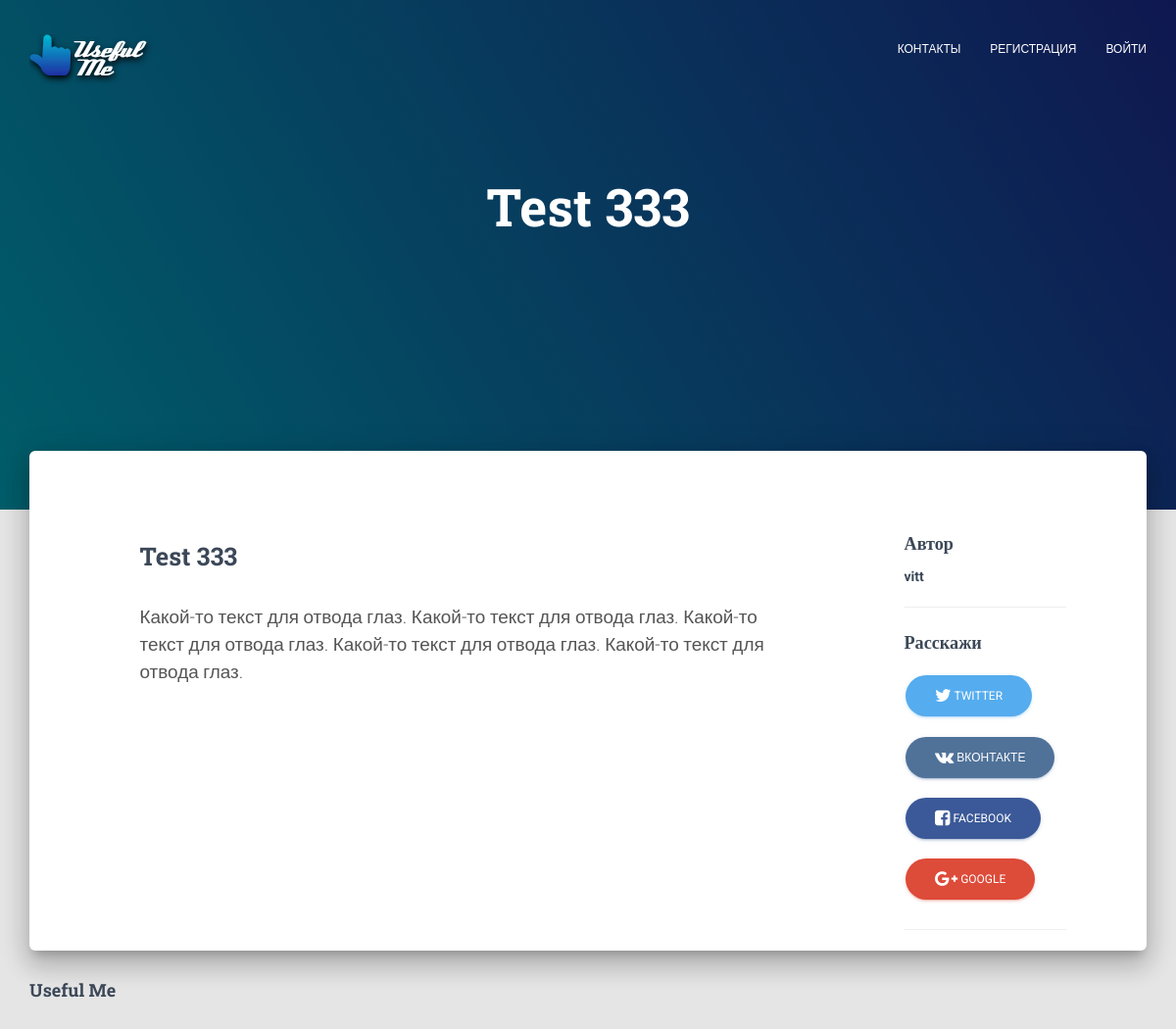
Before: /ruby/test-333/ with the older database file.
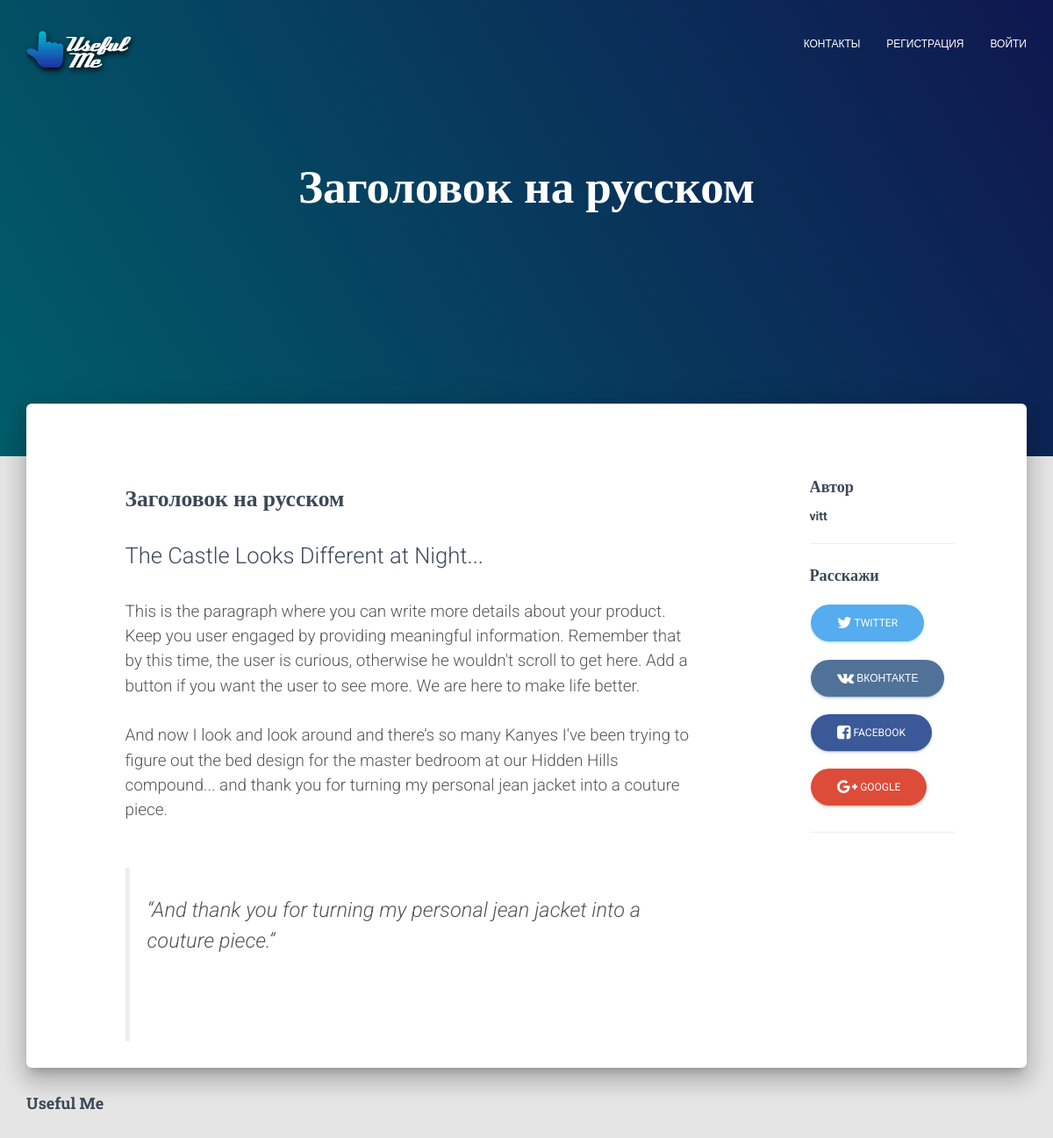
After: the same page with the newer database file.
### posts/models.py (models this page shows, shortened)
class Post(models.Model):
    category = models.ForeignKey(Category, default=1, verbose_name='Категория')
    user = models.ForeignKey(settings.AUTH_USER_MODEL, default=1, verbose_name='Пользователь')
    title = models.CharField(max_length=120, verbose_name='Заголовок')
    slug = models.SlugField(unique=True)
    image = models.ImageField(null=True, blank=True, verbose_name='Изображение')
    content = RedactorField(max_length=10000, verbose_name='Контент')
    updated = models.DateTimeField(auto_now=True, auto_now_add=False, verbose_name='Обновлено')
    timestamp = models.DateTimeField(auto_now=False, auto_now_add=True, verbose_name='Создано')
    keywords = models.CharField(max_length=1024, blank=True, null=True)
    description = models.CharField(max_length=1024, blank=True, null=True)
    class Meta:
        verbose_name = 'Статьи'
        verbose_name_plural = 'Статьи'
        ordering = ["-timestamp", "-updated"]

### posts/views.py (the view)
# urls.py: url(r'^(?P<category>[-\w]+)/(?P<slug>[-\w]+)/$', post_detail, name="detail"),
def post_detail(request, slug=None, category=None):
    instance = get_object_or_404(Post, slug=slug, category__slug=category)
    share_string = quote_plus(instance.title)
    context = {
        "instance": instance,
        "title": instance.title,
        "share_string": share_string,
    }
    return render(request, "post_detail.html", context)

### templates/post_detail.html (shortened to what this page needs)
{% extends "base.html" %}
{%block content%}
    <body class="blog-post">
    {% include "nav.html" %}
    <div class="page-header header-filter header-small" data-parallax="active"
            {% if instance.image %} style="background-image: url('{{ instance.image.url }}');"
         {% else %}style="background-image: linear-gradient(60deg, #00bcd4, #1f2fa2);"{% endif %}>
        <div class="container">
            <div class="row">
                <div class="col-md-8 col-md-offset-2 text-center">
                    <h1 class="title">{{ title }}</h1>
                </div>
            </div>
        </div>
    </div>
    <div class="main main-raised">
        <div class="container">
            <div class="section section-text">
                <div class="row">
                    <div class="col-md-7 col-md-offset-1">
                        <h3 class="title">{{ title }}</h3>
                        <p>{% autoescape off %}{{instance.content|linebreaks}}{% endautoescape %}</p>
                    </div>
                    <div class="col-md-2 col-md-offset-1 stats">
                        <h4 class="title">Автор</h4>
                        <ul class="list-unstyled">
                            <li><b>{{ instance.user }}</b></li>
                        </ul>
                        <hr />
                        <h4 class="title">Расскажи</h4>
                        <a href="https://twitter.com/home?status={{ share_string }}%20{{ request.build_absolute_uri }}" class="btn btn-twitter btn-round">
                            <i class="fa fa-twitter"></i> Twitter</a>
                        <a href="http://vk.com/share.php?url={{ request.build_absolute_uri }}" class="btn btn-vk btn-round">
                            <i class="fa fa-vk"></i> ВКонтакте</a>
                        <a href="https://www.facebook.com/sharer.php?u={{ request.build_absolute_uri }}" class="btn btn-facebook btn-round">
                            <i class="fa fa-facebook-square"></i> Facebook</a>
                        <a href="https://plus.google.com/share?url={{ request.build_absolute_uri }}" class="btn btn-google btn-round">
                            <i class="fa fa-google-plus"></i> Google</a>
                        <hr />
                    </div>
                </div>
            </div>
        </div>
    </div>
    {% include "footer.html" %}
    </body>
{%endblock content%}

Changed rows visible on the page:
changed Post "vitt": title "Test 333" → "Заголовок на русском"; content "Какой-то текст для отвода глаз. Какой-то текст для отвода глаз. Какой-то текст для отвода глаз. Какой-то текст для отвода глаз. Какой-то текст для отвода глаз." → "The Castle Looks Different at Night... This is the paragraph where you can write more details about your product. Keep you user engaged by providing meaningful information. Remember that by this time, the user is curious, otherwise he wouldn't scroll to get here. Add a button if you want the user to see more. We are here to make life better. And now I look and look around and there’s so many Kanyes I've been trying to figure out the bed design for the master bedroom at our Hidden Hills compound... and thank you for turning my personal jean jacket into a couture piece. “And thank you for turning my personal jean jacket into a couture piece.”"
